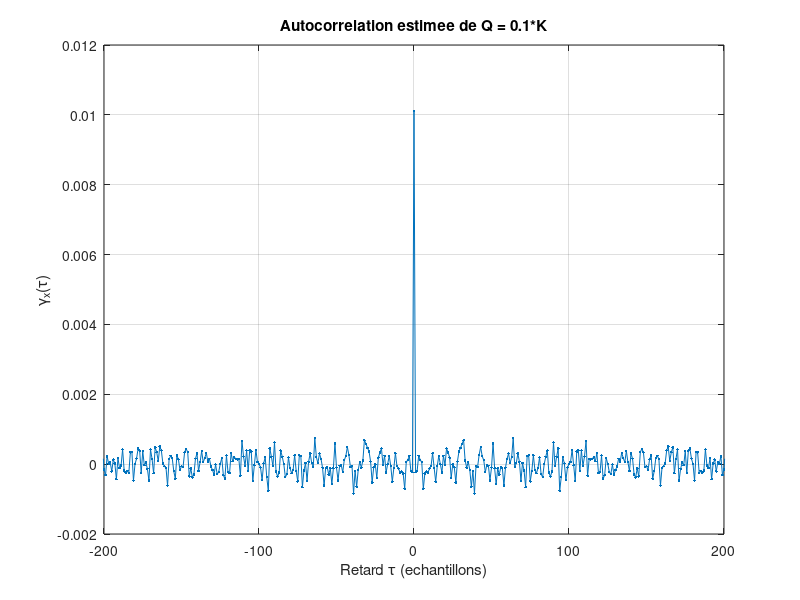

Source code (MATLAB):
clear; close all; clc;

rng(4);
N = 1024;
K = randn(1, N);
Q = 0.1 * K;

[R, lags] = xcorr(Q, 'biased');

figure;
plot(lags, R, '.-');
grid on;
xlabel('Retard \tau (echantillons)');
ylabel('\gamma_x(\tau)');
title('Autocorrelation estimee de Q = 0.1*K');
xlim([-200 200]);

R0 = R(lags == 0);
fprintf('R(0) estime      : %.4f\n', R0);
fprintf('R(0) theorique   : %.4f  (sigma^2 = 0.1^2)\n', 0.1^2);
fprintf('Moyenne de Q     : %.4f\n', mean(Q));
